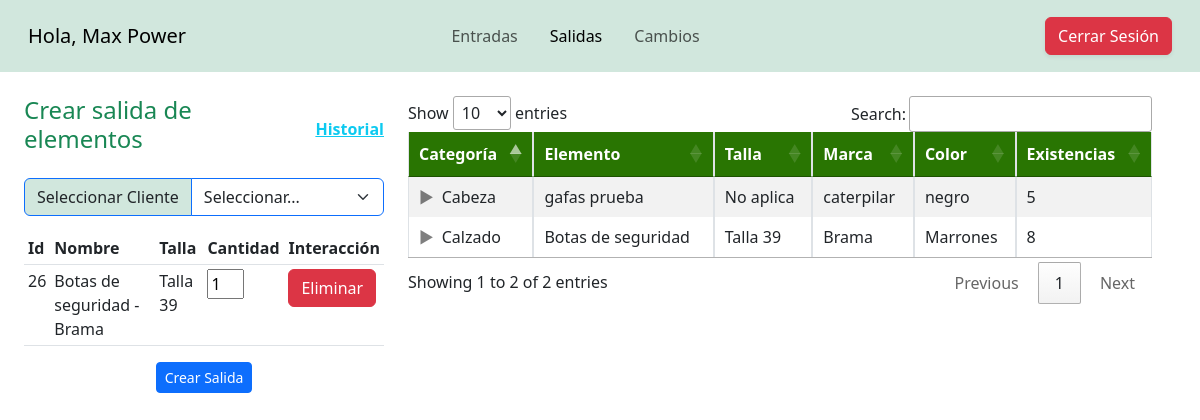
/views/salidas.php (signed in), run on an earlier commit of the app's database.
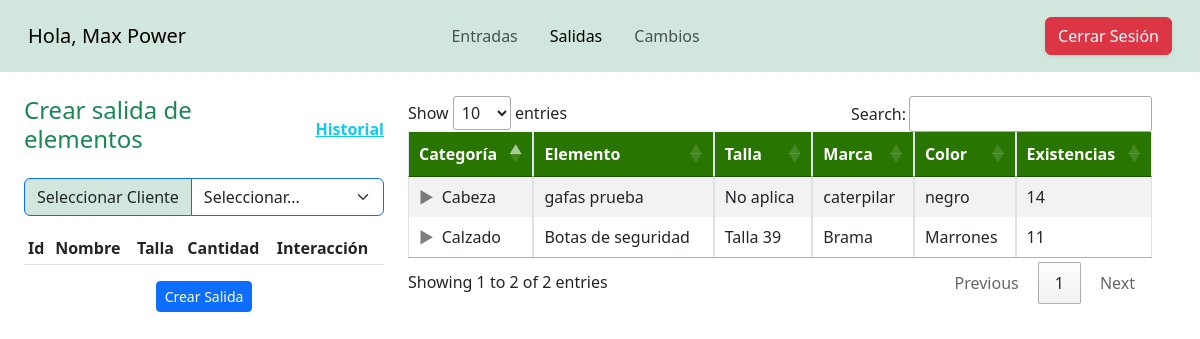
And on a later commit of the database.
### tables this page shows
CREATE TABLE `carrito` (
  `id` int(11) NOT NULL,
  `fkElemento` int(11) DEFAULT NULL
);

CREATE TABLE `elementos` (
  `idElemento` int(11) NOT NULL,
  `fkCategoria` int(11) NOT NULL,
  `fkTalla` int(10) NOT NULL,
  `elemento` varchar(50) NOT NULL,
  `marca` varchar(50) NOT NULL,
  `color` varchar(10) NOT NULL,
  `existencias` int(10) NOT NULL,
  `observacion` varchar(500) NOT NULL
);

CREATE TABLE `tallas` (
  `idTalla` int(11) NOT NULL,
  `tallas` varchar(10) NOT NULL
);

CREATE TABLE `categorias` (
  `idCategoria` int(11) NOT NULL,
  `nombreCat` varchar(32) NOT NULL
);

### views/salidas.php (the view, shortened to what this page needs)
<?php session_start();
include("../controllers/dbConection.php"); ?>
<!DOCTYPE html>
<html lang="en">
<head>
    <link rel="stylesheet" href="../csss/bootstrap/css/bootstrap.min.css" />
    <link rel="stylesheet" href="../csss/DataTables/Responsive-2.5.0/css/responsive.dataTables.min.css">
    <link href="../csss/DataTables/datatables.min.css" rel="stylesheet">
    <link rel="stylesheet" href="../csss/generalStyles.css">
</head>
<body class="vh-100 d-flex flex-column">
    <nav class="navbar navbar-expand-lg navbar-light bg-success-subtle p-3">
        <div class="container-fluid">
            <a class="navbar-brand" href="#">
                <?php
                echo "Hola, ";
                echo $_SESSION["nombre"];
                ?>
            </a>
            <div class="collapse navbar-collapse" id="navbarNavDropdown">
                <ul class="navbar-nav ms-auto ">
                    <li class="nav-item">
                        <a class="nav-link mx-2" aria-current="page" href="./entradas.php">Entradas</a>
                    </li>
                    <li class="nav-item">
                        <a class="nav-link mx-2 active" href="salidas.php">Salidas</a>
                    </li>
                    <li class="nav-item">
                        <a class="nav-link mx-2" href="cambios.php">Cambios</a>
                    </li>
                </ul>
                <ul class="navbar-nav ms-auto d-none d-lg-inline-flex">
                    <li class="nav-item mx-2">
                        <a class="nav-link text-dark h5" href="" target="blank"><i class="fab fa-google-plus-square"></i></a>
                    </li>
                    <li class="nav-item mx-2">
                        <a class="nav-link text-dark h5" href="" target="blank"><i class="fab fa-twitter"></i></a>
                    </li>
                    <li class="nav-item mx-2">
                        <a class="nav-link text-dark h5" href="" target="blank"><i class="fab fa-facebook-square"></i></a>
                    </li>
                </ul>
            </div>
            <div>
                <button class="btn btn-danger shadow-sm">
                    <a class="text-decoration-none text-white" href="../controllers/logout.php">Cerrar Sesión</a>
                </button>
            </div>
        </div>
    </nav>
    <div class="container-fluid row p-4">
        <div class="col-lg-4 col mb-4">
            <div class="d-flex gap-2 mb-3 align-items-center">
                <h4 class="text-success">Crear salida de elementos</h4>
                <a class="fw-bold pointer text-info pe-auto" data-bs-toggle="modal" data-bs-target="#historialMovimientos">Historial</a>
            </div>
            <form method="POST" id="salidaForm">
                <div class="input-group mb-3">
                    <span class="input-group-text bg-success-subtle border-primary" id="">Seleccionar Cliente</span>
                    <select class="listaCat form-select pe-5 border-primary" id="listaUsers" name="listUsers" required>
                        <option value="">Seleccionar...</option>
                    </select>
                </div>
                <div class="table-responsive">
                    <table class="table table-hover table-sm">
                        <thead>
                            <tr>
                                <th scope="col">Id</th>
                                <th scope="col">Nombre</th>
                                <th scope="col">Talla</th>
                                <th scope="col">Cantidad</th>
                                <th scope="col">Interacción</th>
                            </tr>
                        </thead>
                        <tbody id="bodyCar">
                            <?php
                            $sqlElm = $conexion->query("SELECT c.id, e.elemento, t.tallas, e.marca, e.idElemento, e.existencias FROM carrito as c
                                                        JOIN elementos as e ON c.fkElemento = e.idElemento
                                                        JOIN tallas as t ON e.fkTalla = t.idTalla");
                            while ($tableData = $sqlElm->fetch_object()) { ?>
                                <tr>
                                    <td><?= $tableData->id ?></td>
                                    <td><?= $tableData->elemento ?> - <?= $tableData->marca ?></td>
                                    <td><?= $tableData->tallas ?></td>
                                    <td><input type="number" value="1" class="w-50" min="1" max="<?= $tableData->existencias ?>"></td>
                                    <td>
                                        <a href="" class="btn btn-danger btnDel" data-id="<?= $tableData->idElemento ?>">Eliminar</a>
                                    </td>
                                </tr>
                            <?php } ?>
                        </tbody>
                    </table>
                </div>
                <div class="w-full d-flex justify-content-center align-items-center">
                    <button class="btn btn-primary btn-sm" type="submit">Crear Salida</button>
                </div>
            </form>
        </div>
        <div class="col-lg-8 col">
            <table id="tableSalidas" class="table table-striped table-bordered table-responsive table-hover nowrap table-sm" style="width: 100%;">
                <thead class="formColumn">
                    <tr>
                        <th scope="col">Categoría</th>
                        <th scope="col">Elemento</th>
                        <th scope="col">Talla</th>
                        <th scope="col">Marca</th>
                        <th scope="col">Color</th>
                        <th scope="col">Existencias</th>
                    </tr>
                </thead>
                <tbody>
                    <?php
                    $sqlElm = $conexion->query("SELECT * FROM elementos as e, categorias as c, tallas
            as t where e.fkCategoria=c.idCategoria AND e.fkTalla=t.idTalla");
                    while ($tableData = $sqlElm->fetch_object()) { ?>
                        <tr>
                            <td><?= $tableData->nombreCat ?></td>
                            <td><?= $tableData->elemento ?></td>
                            <td><?= $tableData->tallas ?></td>
                            <td><?= $tableData->marca ?></td>
                            <td><?= $tableData->color ?></td>
                            <td><?= $tableData->existencias ?></td>
                        </tr>
                    <?php } ?>
                </tbody>
            </table>
        </div>
    </div>
</body>
</html>

### csss/generalStyles.css (style rules this page uses)
:root { --colorA: #1F5C00; --colorB:#c7dbe7; --senaGreen: #39a900; --colorC: #39a900; --colorD: #231b8d; --colorE: #A86608; --colorTitle: #47cc04; }
body { background-attachment: fixed; background-size: cover; background-repeat: no-repeat; background-position: center center; }
.input-group-text { background-color: var(--colorC); }
.formColumn { background-color: #297502; color: white; font-style: normal; }
.pointer { cursor: pointer; }

What changed in the data, as far as the page shows it:
removed carrito: id "26", fkElemento.elemento "Botas de seguridad", fkElemento.marca "Brama", tallas.tallas "Talla 39"
changed elementos "gafas prueba": existencias "5" → "14"
changed elementos "Botas de seguridad": existencias "8" → "11"
